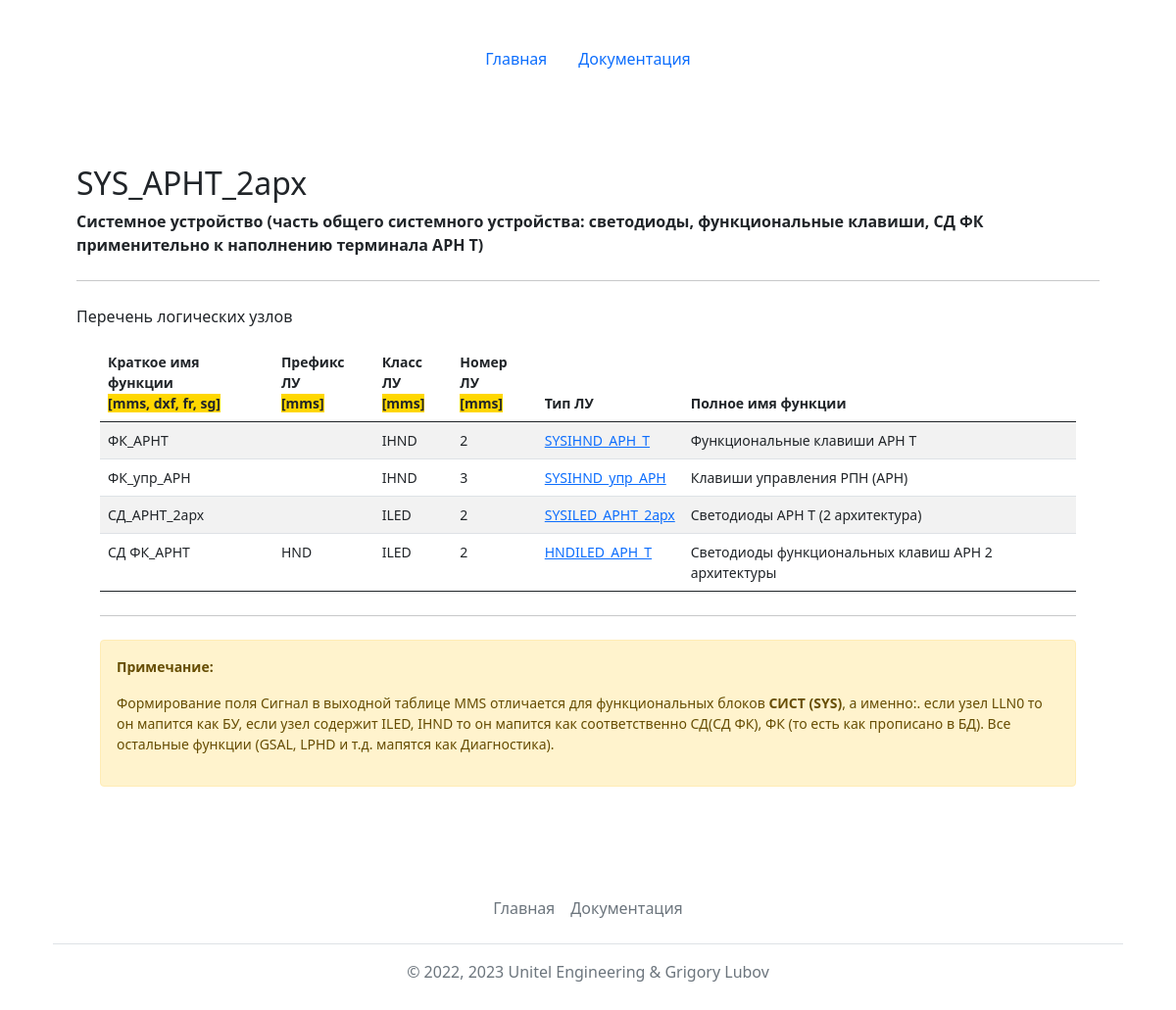
The app's page /reports/show/?name=SYS_АРНТ_2арх&type=ld with its own data.
### mainapp/models.py (models this page shows, shortened)
class LogicDevices(models.Model):
    id = models.AutoField(primary_key=True)
    name = models.CharField(max_length=128, verbose_name='Обозначение логического устройства', unique=True)
    fb_name = models.CharField(max_length=128, verbose_name='Обозначение функционального блока', unique=True)
    description = models.TextField(max_length=1024, blank=True, verbose_name='Назначение логического устройства (ФБ)')
    def __str__(self):
        return self.name
    class Meta:
        verbose_name = 'Логическое устройство'
        verbose_name_plural = 'Логические устройства'
        ordering = ['name']

class LogicNodeInstantiated(models.Model):
    id = models.AutoField(primary_key=True)
    short_name = models.CharField(max_length=64, verbose_name='Краткое имя (например: БУ или ДЗТ)', unique=True)
    full_name = models.CharField(max_length=128, verbose_name='Полное имя', blank=True)
    ln_prefix = models.CharField(max_length=32, verbose_name='Префикс ЛУ', blank=True)
    class_name = models.CharField(max_length=4, verbose_name='Класс (например: PDIF)')
    instance = models.IntegerField(verbose_name='Номер экземпляра', blank=True, null=True)
    ln_type = models.ForeignKey(LogicNodesTypes, on_delete=models.CASCADE, verbose_name='Тип ЛУ', null=True)
    def __str__(self):
        return str(self.short_name)
    class Meta:
        verbose_name = 'Экземпляр логического узла'
        verbose_name_plural = 'Экземпляр логического узла'
        ordering = ['short_name']
    @property
    def get_instance(self):
        if self.instance==-1:
            return '(n)'
        if self.instance:
            return self.instance
        else:
            return "-"

class LogicNodesTypes(models.Model):
    id = models.AutoField(primary_key=True)
    name = models.CharField(max_length=64, verbose_name='Имя типа ЛУ', unique=True)
    description = models.TextField(max_length=1024, blank=True, verbose_name='Описание')
    explanation = models.TextField(max_length=2048, blank=True, verbose_name='Пояснение')
    def __str__(self):
        return self.name
    class Meta:
        verbose_name = 'Тип логического узла'
        verbose_name_plural = 'Типы логических узлов'
        ordering = ['name']

### mainapp/views.py (the view, shortened to what this page needs)
# urls.py: path('reports/show/', views.show),
def show(request):
    name = request.GET.get('name')
    type = request.GET.get('type')
    if type == 'ld':
        ld = LogicDevices.objects.get(name=name)
        lns_conns = LDLNconnections.objects.all().filter(ld_id=ld.id)
        lns_conns = lns_conns.order_by('ld')
        lns = list()
        for item in lns_conns.iterator():
            print('------------>', item.ln)
            ln = LogicNodeInstantiated.objects.get(short_name=item.ln)
            lns.append(ln)
        lns.sort(key=lambda x: x.class_name)
        return render(request, 'mainapp/showldobj.html', {'ld':ld, 'lns': lns, 'title': 'Экземпляры ЛУ в составе лог. устройства '+str(ld)})

### templates/mainapp/showldobj.html (shortened to what this page needs)
{% extends 'base.html' %}
{% block content %}
<main class="container py-5">
    {% if lns %}
    <h2 class="mt-4">{{ld.name}}</h2>
    <p><strong>{{ld.description}}</strong></p>
    <hr class="my-4">
    <p>Перечень логических узлов</p>
    <div class="container small">
    <table class="table table-striped">
        <thead>
            <tr>
                <th scope="col">Краткое имя функции <br><span style="background: gold">[mms, dxf, fr, sg]</span></th>
                <th scope="col">Префикс ЛУ <br><span style="background: gold">[mms]</span></th>
                <th scope="col">Класс ЛУ <br><span style="background: gold">[mms]</span></th>
                <th scope="col">Номер ЛУ <br><span style="background: gold">[mms]</span></th>
                <th scope="col">Тип ЛУ</th>
                <th scope="col">Полное имя функции</th>
            </tr>
        </thead>
        <tbody>
        {% for item in lns %}
            <tr>
                <td>{{item.short_name}}</td>
                <td>{{item.ln_prefix}}</td>
                <td>{{item.class_name}}</td>
                {% if item.get_ln_instance == -1%}<td>(n)</td>
                {% else %}<td>{{item.get_instance}}</td>{% endif %}
                <td><a href="?name={{item.ln_type}}&type=ln">{{item.ln_type}}</a></td>
                <td>{{item.full_name}}</td>
            </tr>
        {% endfor %}
        </tbody>
    </table>
    <hr class="my-4">
        {% if 'SYS' in ld.name%}
        <div class="alert alert-warning" role="alert">
            <p><strong>Примечание:</strong></p>
            <p> Формирование поля Сигнал в выходной таблице MMS отличается для функциональных блоков <strong>СИСТ (SYS)</strong>, а именно:.
                если узел LLN0 то он мапится как БУ, если узел содержит ILED, IHND то он мапится как соответственно СД(СД ФК), ФК (то есть как прописано в БД).
                Все остальные функции (GSAL, LPHD и т.д. мапятся как Диагностика).
            </p>
        </div>
        {% endif %}
    </div>
    {% else %}
    <h2 class="mt-4">В логическом устройстве {{ld.name}} ({{ld.get_description}}) нет логических узлов :(</h2>
    {% endif %}
</main>
{% endblock %}

### records on screen
LogicDevices: name "SYS_АРНТ_2арх", description "Системное устройство (часть общего системного устройства: светодиоды, функциональные клавиши, СД ФК применительно к наполнению терминала АРН Т)"
LogicNodeInstantiated: short_name "ФК_АРНТ", class_name "IHND", get_instance "2", ln_type "SYSIHND_АРН_Т", full_name "Функциональные клавиши АРН Т"
LogicNodeInstantiated: short_name "ФК_упр_АРН", class_name "IHND", get_instance "3", ln_type "SYSIHND_упр_АРН", full_name "Клавиши управления РПН (АРН)"
LogicNodeInstantiated: short_name "СД_АРНТ_2арх", class_name "ILED", get_instance "2", ln_type "SYSILED_АРНТ_2арх", full_name "Светодиоды АРН Т (2 архитектура)"
LogicNodeInstantiated: short_name "СД ФК_АРНТ", ln_prefix "HND", class_name "ILED", get_instance "2", ln_type "HNDILED_АРН_Т", full_name "Светодиоды функциональных клавиш АРН 2 архитектуры"
